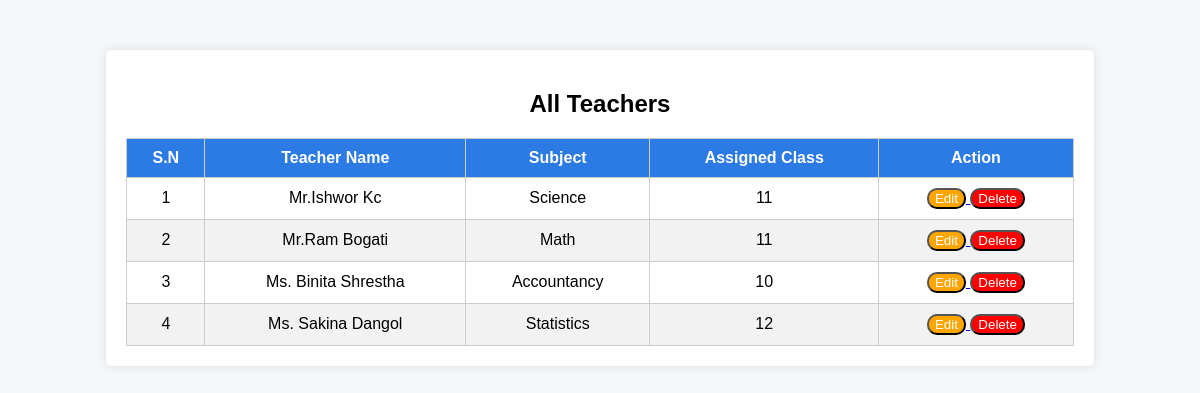
Page /view_teacher on the committed database.
### Admin/models.py (models this page shows, shortened)
class Subject(models.Model):
    Teachername=models.CharField(max_length=100)
    subject=models.CharField(max_length=100)
    assigned_class=models.IntegerField()

### Admin/views.py (the view)
# urls.py: path('view_teacher',views.view_teacher,name="view_teacher"),
def view_teacher(request):
    all_teacher=Subject.objects.all()
    return render(request,"view_teacher.html",{'teachers':all_teacher})

### Admin/templates/view_teacher.html (shortened to what this page needs)
<!DOCTYPE html>
<html lang="en">
<head>
</head>
<body>
<div class="container">
    <h2>All Teachers</h2>
    <table>
        <thead>
            <tr>
                <th>S.N</th>
                <th>Teacher Name</th>
                <th>Subject</th>
                <th>Assigned Class</th>
                <th colspan=2>Action</th>
            </tr>
        </thead>
        <tbody>
            {% for teacher in teachers %}
            <tr>
                <td>{{ forloop.counter }}</td>
                <td>{{ teacher.Teachername }}</td>
                <td>{{ teacher.subject }}</td>
                <td>{{ teacher.assigned_class }}</td>
                <td><a href="{% url 'edit_teacher' teacher.id %}">
                 <button class="Edit">Edit</button>
                </a>
                <a href="{% url 'delete_teacher' teacher.id %}">
                 <button class="Delete">Delete</button>
                </a></td>
            </tr>
            {% empty %}
            <tr>
                <td colspan="4">No teachers found</td>
            </tr>
            {% endfor %}
        </tbody>
    </table>
</div>
</body>
</html>

### Admin/templates/view_teacher.html (style rules this page uses)
body { font-family: Arial, sans-serif; background-color: #f4f6f8; }
.container { width: 80%; margin: 50px auto; background: #fff; padding: 20px; border-radius: 6px; box-shadow: 0 0 10px rgba(0,0,0,0.1); }
h2 { text-align: center; margin-bottom: 20px; }
table { width: 100%; border-collapse: collapse; }
th, td { text-align: center; padding: 10px; border: 1px solid #ccc; }
th { background-color: #2c7be5; color: white; }
tr:nth-child(even) { background-color: #f2f2f2; }
.Edit { background-color:orange; color:white; border-radius:10px }
.Delete { background-color:Red; color:White; border-radius:10px }

### rows in the picture
Subject: Teachername "Mr.Ishwor Kc", subject "Science", assigned_class "11"
Subject: Teachername "Mr.Ram Bogati", subject "Math", assigned_class "11"
Subject: Teachername "Ms. Binita Shrestha", subject "Accountancy", assigned_class "10"
Subject: Teachername "Ms. Sakina Dangol", subject "Statistics", assigned_class "12"
